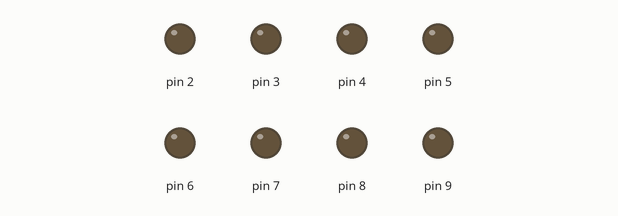
This sketch was run on a simulated Arduino Uno, built with avr-gcc and run on an emulated ATmega328P. On the bench: output pins drawn as LEDs (lit = HIGH).

Above: at 0.5 s.
At 2.5 s:
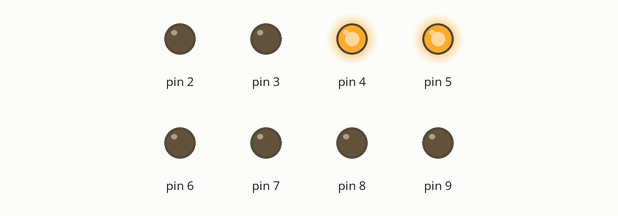
At 4.5 s:
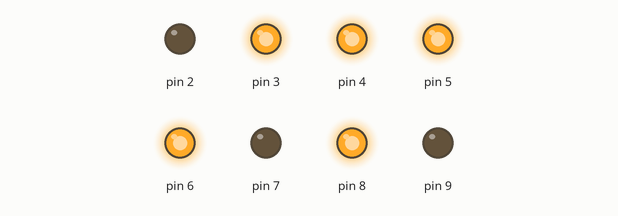
At 6.5 s:
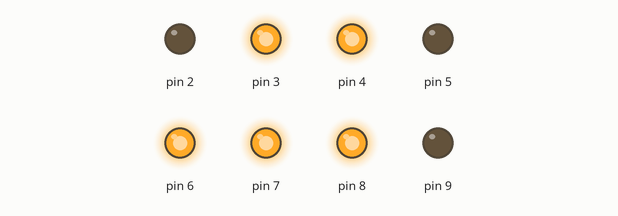
At 8.5 s:
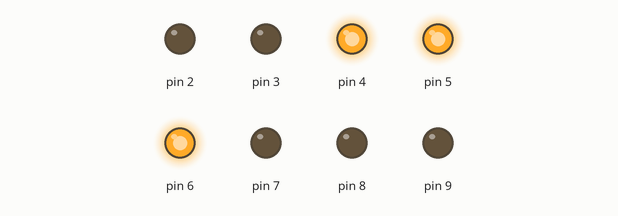
At 17.0 s:
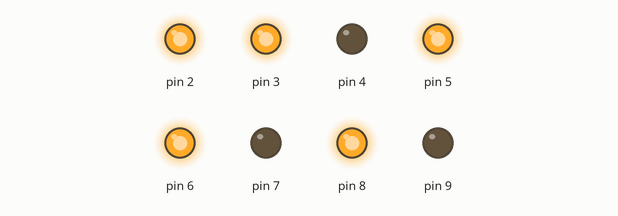
Timing chart, 0 to 17.6 s (numbered marks = the images above):
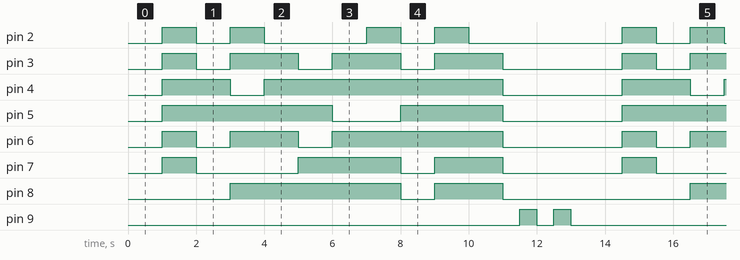

Measured:
- by itself, pin 2: repeats every 13.5 s: LOW 1.0 s, HIGH 1.0 s, LOW 3.0 s, HIGH 1.0 s, LOW 1.0 s, HIGH 1.0 s, LOW 4.5 s, HIGH 1.0 s
- by itself, pin 3: repeats every 13.5 s: 3 × (LOW 1.0 s, HIGH 2.0 s), LOW 3.5 s, HIGH 1.0 s
- by itself, pin 4: repeats every 13.5 s: LOW 1.0 s, HIGH 7.0 s, LOW 3.5 s, HIGH 2.0 s
- by itself, pin 5: repeats every 13.5 s: LOW 2.0 s, HIGH 3.0 s, LOW 3.5 s, HIGH 5.0 s
- by itself, pin 6: repeats every 13.5 s: LOW 1.0 s, HIGH 2.0 s, LOW 1.0 s, HIGH 5.0 s, LOW 3.5 s, HIGH 1.0 s
- by itself, pin 7: repeats every 13.5 s: LOW 3.0 s, HIGH 3.0 s, LOW 1.0 s, HIGH 2.0 s, LOW 3.5 s, HIGH 1.0 s
- by itself, pin 8: repeats every 13.5 s: LOW 1.0 s, HIGH 2.0 s, LOW 5.5 s, HIGH 5.0 s
- by itself, pin 9: repeats every 13.5 s: LOW 0.50 s, HIGH 0.50 s, LOW 12.0 s, HIGH 0.50 s

The sketch:

SevenSegment.ino
```cpp
/*
*/

byte digitFor7Segment[10][7] = {
        //2, 3, 4, 5, 6, 7, 8 - 아두이노의 IO Port와 segment 연결
        //9 pin for dot
        {1, 1, 1, 1, 1, 1, 0},//0
        {0, 0, 1, 1, 0, 0, 0},//1
        {1, 1, 0, 1, 1, 0, 1},//2
        {0, 1, 1, 1, 1, 0, 1},//3
        {0, 0, 1, 1, 0, 1, 1},//4
        {0, 1, 1, 0, 1, 1, 1},//5
        {1, 1, 1, 0, 1, 1, 1},//6
        {0, 0, 1, 1, 1, 0, 0},//7
        {1, 1, 1, 1, 1, 1, 1},//8
        {0, 1, 1, 1, 1, 1, 1}//9
        };
void setup()
{
  byte pinNum = 2;
  for (pinNum = 2; pinNum<=9; pinNum++)
    pinMode(pinNum, OUTPUT);//출력 설정
}
void writeNum(byte digit)
{
   byte pinNum = 2;
  for (byte segPinCount = 0; segPinCount < 7; segPinCount++) {
    digitalWrite(pinNum, digitFor7Segment[digit][segPinCount]);//digit으로 넘어오는 숫자를 씀
    pinNum++;
  }
}
void offSegment() {//모두 끄기
   byte pinNum = 2;
  for (byte segPinCount = 0; segPinCount < 7; segPinCount++) {
    digitalWrite(pinNum, 0);
    pinNum++;
  }
}
void loop()
{
  for (byte count = 0; count < 10; count++) {
    delay(1000);//???
    writeNum(count);
  }
  delay(1000);

  offSegment();
  delay(500);
  digitalWrite(9, HIGH);
  delay(500);
  digitalWrite(9, LOW);
  delay(500);

  digitalWrite(9, HIGH);
  delay(500);
  digitalWrite(9, LOW);
  delay(500);

}
```
